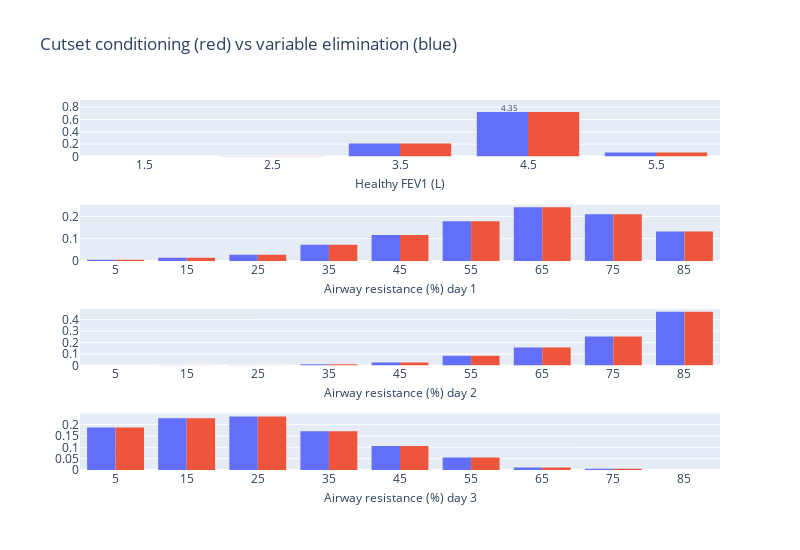

Notebook code cell kept with this figure:
### Code cell
fig = make_subplots(rows=4, cols=1, vertical_spacing=0.13)
# Add HFEV1
ih.plot_histogram(
    fig, HFEV1, res_exact[HFEV1.name].values, HFEV1.a, HFEV1.b, 1, 1, annot=False
)
ih.plot_histogram(
    fig, AR, res_exact[AR_vars[0].name].values, AR.a, AR.b, 2, 1, annot=False
)
ih.plot_histogram(
    fig, AR, res_exact[AR_vars[1].name].values, AR.a, AR.b, 3, 1, annot=False
)
ih.plot_histogram(
    fig, AR, res_exact[AR_vars[2].name].values, AR.a, AR.b, 4, 1, annot=False
)

# Add HFEV1
ih.plot_histogram(fig, HFEV1, df_query_res.loc[0, HFEV1.name], HFEV1.a, HFEV1.b, 1, 1, title=HFEV1.name)
ih.plot_histogram(
    fig,
    AR,
    df_query_res.loc[0, AR.name],
    AR.a,
    AR.b,
    2,
    1,
    title=f"{AR.name} day 1",
    annot=False,
)
ih.plot_histogram(
    fig,
    AR,
    df_query_res.loc[1, AR.name],
    AR.a,
    AR.b,
    3,
    1,
    title=f"{AR.name} day 2",
    annot=False,
)
ih.plot_histogram(
    fig,
    AR,
    df_query_res.loc[2, AR.name],
    AR.a,
    AR.b,
    4,
    1,
    title=f"{AR.name} day 3",
    annot=False,
)

for i in range(4):
    fig.data[i].marker.color = "#636EFA"
    fig.data[i + 4].marker.color = "#EF553B"
# Reduce x axis title font size
fig.update_xaxes(title_font=dict(size=12), title_standoff=7)

# Hide legend
title = "Cutset conditioning (red) vs variable elimination (blue)"
fig.update_layout(showlegend=False, height=550, width=800, title=title)
fig.show()

### Figure 1 — Plotly figure (JSON) as saved in the notebook; plotly's stock layout.template omitted (floating-point values rounded to 4 significant figures)
{"data": [{"histfunc": "sum", "marker": {"color": "#636EFA"}, "type": "histogram", "x": [1, 2, 3, 4, 5], "xaxis": "x", "xbins": {"end": 6, "size": 1, "start": 1}, "y": [3.498e-07, 0.001711, 0.2098, 0.723, 0.06544], "yaxis": "y"}, {"histfunc": "sum", "marker": {"color": "#636EFA"}, "type": "histogram", "x": [0, 10, 20, 30, 40, 50, 60, 70, 80], "xaxis": "x2", "xbins": {"end": 90, "size": 10, "start": 0}, "y": [0.005379, 0.0144, 0.02809, 0.07307, 0.1173, 0.1783, 0.2411, 0.2104, 0.132], "yaxis": "y2"}, {"histfunc": "sum", "marker": {"color": "#636EFA"}, "type": "histogram", "x": [0, 10, 20, 30, 40, 50, 60, 70, 80], "xaxis": "x3", "xbins": {"end": 90, "size": 10, "start": 0}, "y": [0.0003438, 0.001072, 0.002445, 0.009777, 0.02563, 0.08547, 0.1566, 0.2527, 0.466], "yaxis": "y3"}, {"histfunc": "sum", "marker": {"color": "#636EFA"}, "type": "histogram", "x": [0, 10, 20, 30, 40, 50, 60, 70, 80], "xaxis": "x4", "xbins": {"end": 90, "size": 10, "start": 0}, "y": [0.1873, 0.2278, 0.2362, 0.1711, 0.1061, 0.05525, 0.01085, 0.005263, 9.541e-05], "yaxis": "y4"}, {"histfunc": "sum", "marker": {"color": "#EF553B"}, "type": "histogram", "x": [1, 2, 3, 4, 5], "xaxis": "x", "xbins": {"end": 6, "size": 1, "start": 1}, "y": [3.498e-07, 0.001711, 0.2098, 0.723, 0.06544], "yaxis": "y"}, {"histfunc": "sum", "marker": {"color": "#EF553B"}, "type": "histogram", "x": [0, 10, 20, 30, 40, 50, 60, 70, 80], "xaxis": "x2", "xbins": {"end": 90, "size": 10, "start": 0}, "y": [0.005379, 0.0144, 0.02809, 0.07307, 0.1173, 0.1783, 0.2411, 0.2104, 0.132], "yaxis": "y2"}, {"histfunc": "sum", "marker": {"color": "#EF553B"}, "type": "histogram", "x": [0, 10, 20, 30, 40, 50, 60, 70, 80], "xaxis": "x3", "xbins": {"end": 90, "size": 10, "start": 0}, "y": [0.0003438, 0.001072, 0.002445, 0.009777, 0.02563, 0.08547, 0.1566, 0.2527, 0.466], "yaxis": "y3"}, {"histfunc": "sum", "marker": {"color": "#EF553B"}, "type": "histogram", "x": [0, 10, 20, 30, 40, 50, 60, 70, 80], "xaxis": "x4", "xbins": {"end": 90, "size": 10, "start": 0}, "y": [0.1873, 0.2278, 0.2362, 0.1711, 0.1061, 0.05525, 0.01085, 0.005263, 9.541e-05], "yaxis": "y4"}], "layout": {"annotations": [{"font": {"size": 8}, "showarrow": false, "text": "4.35", "x": 4.352, "xref": "x", "y": 0.7953, "yref": "y"}], "height": 550, "showlegend": false, "title": {"text": "Cutset conditioning (red) vs variable elimination (blue)"}, "width": 800, "xaxis": {"anchor": "y", "domain": [0, 1], "nticks": 20, "range": [1, 6], "title": {"font": {"size": 12}, "standoff": 7, "text": "Healthy FEV1 (L)"}}, "xaxis2": {"anchor": "y2", "domain": [0, 1], "nticks": 20, "range": [0, 90], "title": {"font": {"size": 12}, "standoff": 7, "text": "Airway resistance (%) day 1"}}, "xaxis3": {"anchor": "y3", "domain": [0, 1], "nticks": 20, "range": [0, 90], "title": {"font": {"size": 12}, "standoff": 7, "text": "Airway resistance (%) day 2"}}, "xaxis4": {"anchor": "y4", "domain": [0, 1], "nticks": 20, "range": [0, 90], "title": {"font": {"size": 12}, "standoff": 7, "text": "Airway resistance (%) day 3"}}, "yaxis": {"anchor": "x", "domain": [0.8475, 1]}, "yaxis2": {"anchor": "x2", "domain": [0.565, 0.7175]}, "yaxis3": {"anchor": "x3", "domain": [0.2825, 0.435]}, "yaxis4": {"anchor": "x4", "domain": [0, 0.1525]}}}
